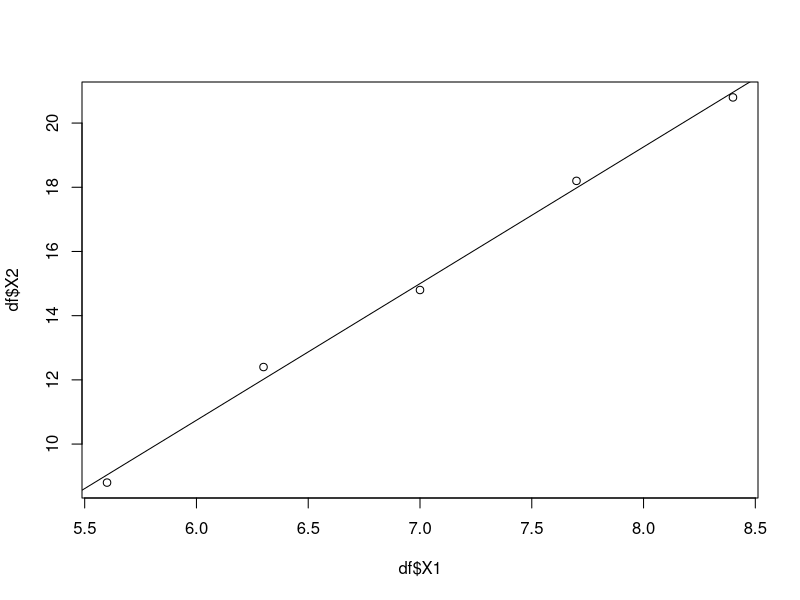

The R script that drew this image:
## ---- chunk 1
df = data.frame(rbind(c( 5.6, 8.8 ), c( 6.3, 12.4 ), c( 7, 14.8 ), c( 7.7, 18.2 ), c( 8.4, 20.8 )))

model <- lm(df$X2 ~ df$X1, df)

plot(df$X2 ~ df$X1, data=df)
abline(model)

summary(model)
## ---- chunk 2
x <- 2.3
y <- 4.1

z <- -21*(x^2) - 23*(y^2) + 28*x*y + 81*x +40*y
z
